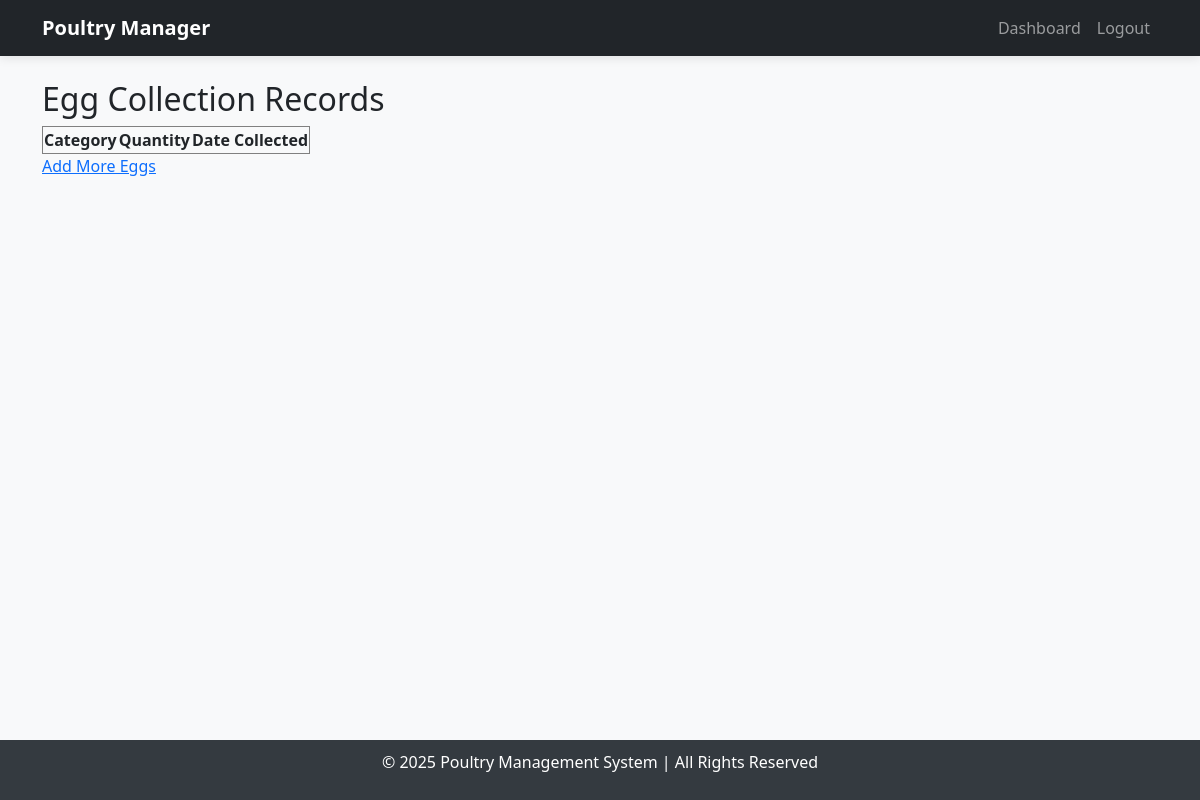
/view_eggs/ (signed in), run on an earlier commit of the app's database.
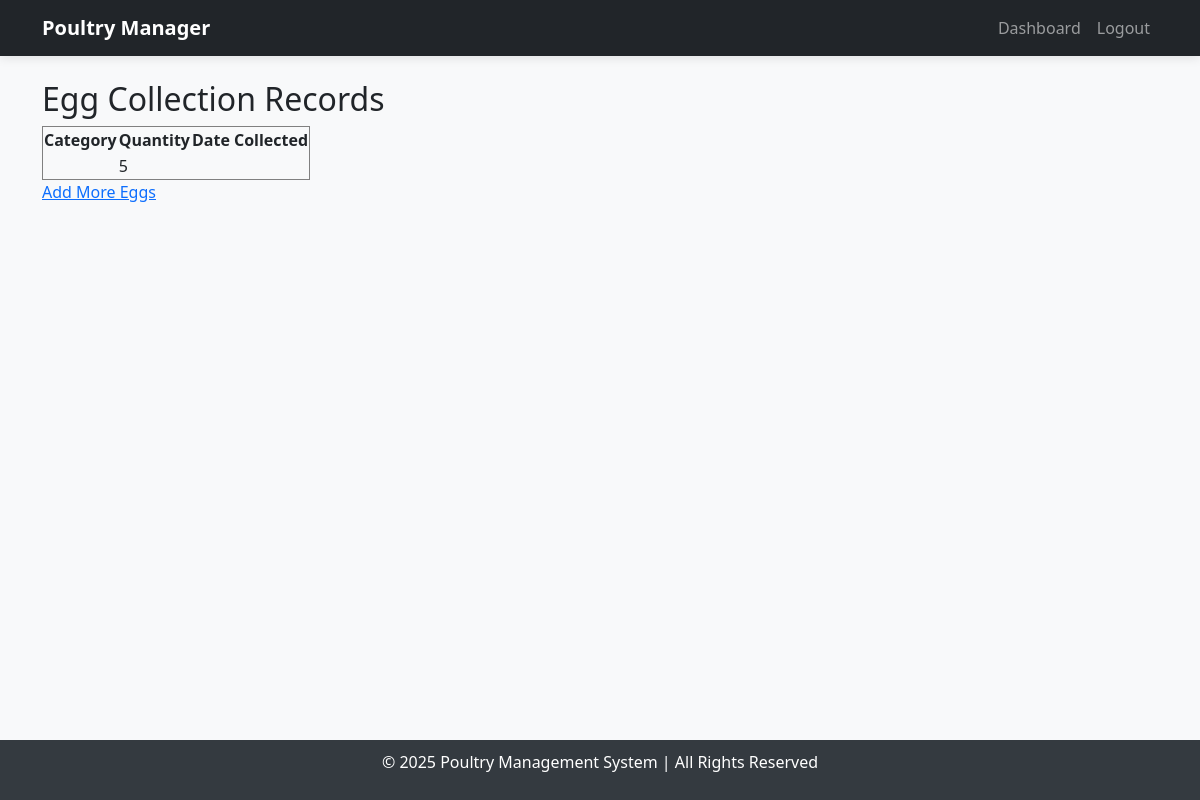
And on a later commit of the database.
### poultry/models.py (models this page shows, shortened)
class Egg(models.Model):
    VARIETY_CHOICES = [
        ('white', 'White'),
        ('brown', 'Brown'),
        ('organic', 'Organic'),
        ('free_range', 'Free Range'),
    ]
    variety = models.CharField(max_length=20, choices=VARIETY_CHOICES,null=True, blank=True)
    quantity = models.PositiveIntegerField()
    price_per_egg = models.DecimalField(max_digits=10, decimal_places=2, null=True, blank=True)
    collected_date = models.DateField(auto_now_add=True)

### poultry/views.py (the view)
# urls.py: path('view_eggs/', view_eggs, name='view_eggs'),
@login_required
def view_eggs(request):
    return render(request, 'poultry/view_eggs.html', {'eggs': Egg.objects.all().order_by('-collected_date')})

### poultry/templates/poultry/view_eggs.html
{% extends "base.html" %}
{% block content %}
    <h2>Egg Collection Records</h2>
    <table border="1">
        <tr>
            <th>Category</th>
            <th>Quantity</th>
            <th>Date Collected</th>
        </tr>
        {% for egg in eggs %}
        <tr>
            <td>{{ egg.category }}</td>
            <td>{{ egg.quantity }}</td>
            <td>{{ egg.date_collected }}</td>
        </tr>
        {% endfor %}
    </table>
    <a href="{% url 'add_eggs' %}">Add More Eggs</a>
{% endblock %}

What changed in the data, as far as the page shows it:
added Egg: quantity "5"
